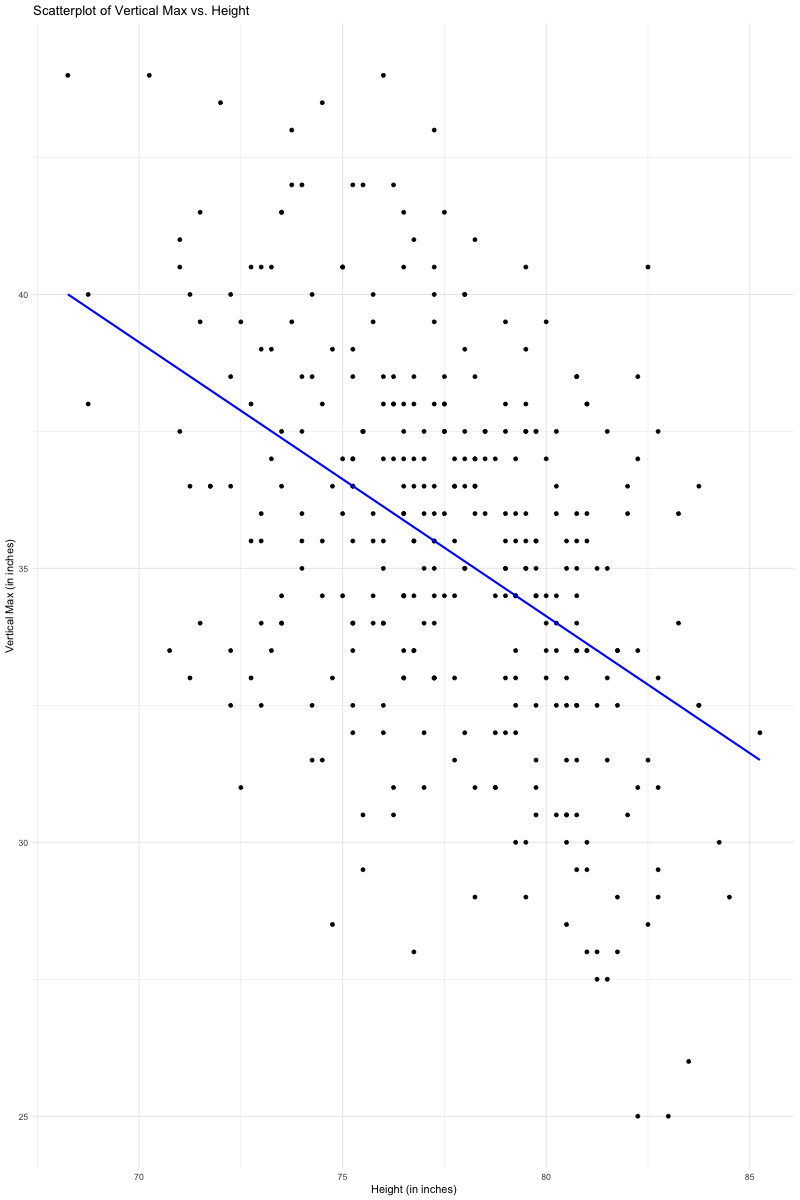

Source code (R):
# Fit a least squares regression model
reg_model_vertical <- lm(vertical_max ~ height_no_shoes, data = nbadata)

# Get the regression coefficients
intercept_vertical <- coef(reg_model_vertical)[1]
slope_vertical <- coef(reg_model_vertical)[2]

# Print the regression equation
cat("Regression Equation: Vertical Max =", round(intercept_vertical, 2), "+", round(slope_vertical, 2), "x Height\n")

# Create a scatterplot with the regression line
plot_reg_vertical <- ggplot(nbadata, aes(x = height_no_shoes, y = vertical_max)) +
  geom_point() +
  geom_smooth(method = "lm", se = FALSE, color = "blue") +
  labs(
    title = "Scatterplot of Vertical Max vs. Height",
    x = "Height (in inches)",
    y = "Vertical Max (in inches)"
  ) +
  theme_minimal()

# Show the plot
print(plot_reg_vertical)

# Predict Vertical Max for a player who is 80 inches tall
predicted_vertical_max_80 <- predict(reg_model_vertical, newdata = data.frame(height_no_shoes = 80))

# Predict Vertical Max for a player who is 100 inches tall
predicted_vertical_max_100 <- predict(reg_model_vertical, newdata = data.frame(height_no_shoes = 100))

cat("Predicted Vertical Max for a player who is 80 inches tall:", round(predicted_vertical_max_80, 2), "\n")
cat("Predicted Vertical Max for a player who is 100 inches tall:", round(predicted_vertical_max_100, 2), "\n")
